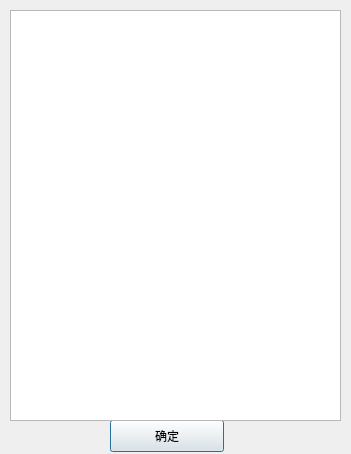
<?xml version="1.0" encoding="UTF-8"?>
<ui version="4.0">
 <class>ShowResult</class>
 <widget class="QDialog" name="ShowResult">
  <property name="geometry">
   <rect>
    <x>0</x>
    <y>0</y>
    <width>351</width>
    <height>454</height>
   </rect>
  </property>
  <property name="windowTitle">
   <string>Dialog</string>
  </property>
  <widget class="QPushButton" name="pushButton">
   <property name="geometry">
    <rect>
     <x>110</x>
     <y>420</y>
     <width>114</width>
     <height>32</height>
    </rect>
   </property>
   <property name="text">
    <string>确定</string>
   </property>
  </widget>
  <widget class="QTextBrowser" name="textBrowser">
   <property name="geometry">
    <rect>
     <x>10</x>
     <y>10</y>
     <width>331</width>
     <height>411</height>
    </rect>
   </property>
  </widget>
 </widget>
 <resources/>
 <connections/>
</ui>
